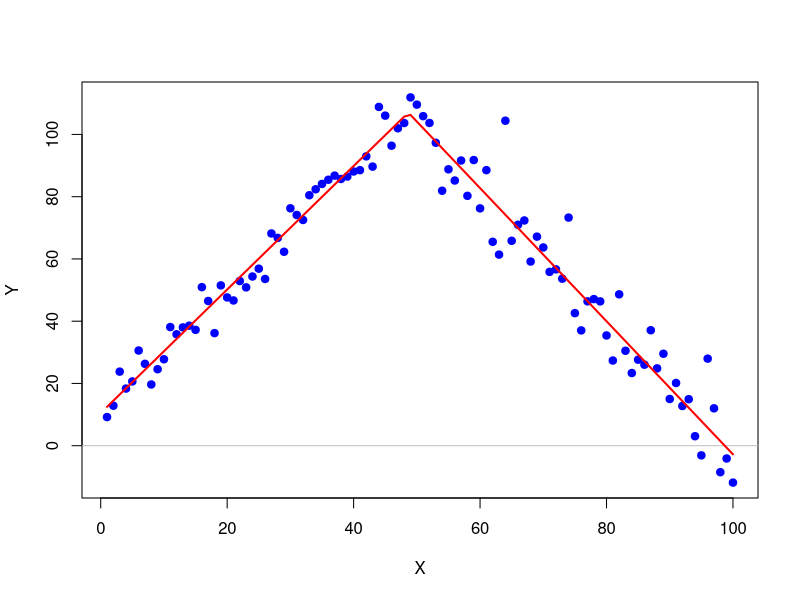

Write R code to recreate this figure.
# Install and load the segmented package if not already installed
# install.packages("segmented")
library(segmented)
# Generate example data with a single breakpoint
set.seed(123)
X <- 1:100
Y <- ifelse(X <= 50, 2 * X + 10 + rnorm(100, sd = 5), -2 * X + 200 + rnorm(100, sd = 10))

# Initialize variables to store the best results
best_psi <- NULL
best_R2 <- -Inf

# Define a range of potential psi values to search within
psi_values <- 10:90  # Adjust the range as needed

# Loop through the potential psi values
for (psi in psi_values) {
  # Fit a segmented regression model with the current psi
  seg_model <- segmented(lm(Y ~ X), seg.Z = ~X, psi = psi)
  
  # Calculate R-squared value for the model
  R2 <- summary(seg_model)$r.squared
  
  # Check if this psi value results in a better R-squared value
  if (R2 > best_R2) {
    best_R2 <- R2
    best_psi <- psi
  }
}

# Fit the final segmented regression model with the best psi
final_seg_model <- segmented(lm(Y ~ X), seg.Z = ~X, psi = best_psi)

# Print the results
cat("Best psi value:", best_psi, "\n")
summary(final_seg_model)

# Get the estimated breakpoint
breakpoint <- final_seg_model$psi
cat("Estimated breakpoint:", breakpoint, "\n")
# Plot the data and the segmented regression model
plot(X, Y, pch = 19, col = "blue", xlab = "X", ylab = "Y")
abline(h = 0, col = "gray")  # Add a horizontal line at y = 0
lines(X, final_seg_model$fit, col = "red", lwd = 2)
